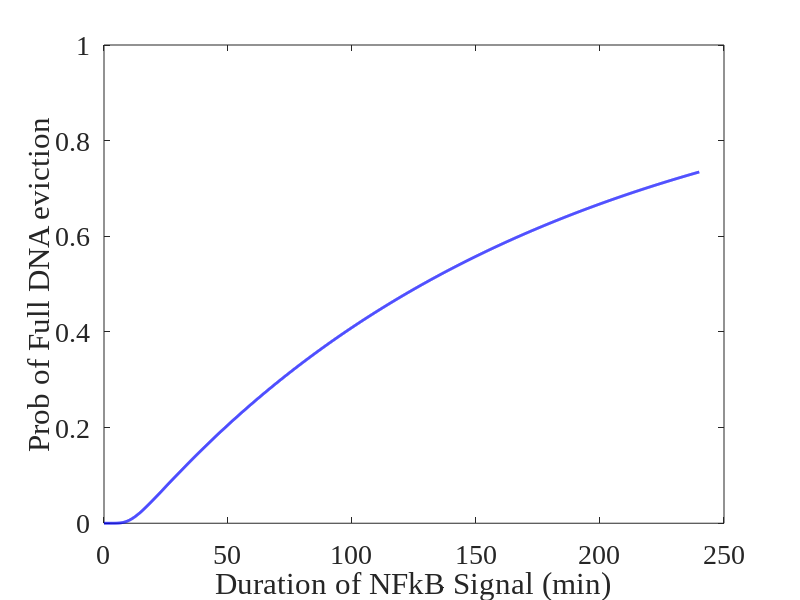

The MATLAB source for this figure:
clear
load('parameter_nfkb_final.mat') %%%Load the fitted paramters 
cof=parameter(1); %%% Mean of the cooperativity constant 'h'
co=parameter(2);  %%% Mean of the ratio of the rewrapping rates to the unwrapping rates 'b_1/a_1'
BF=parameter(3);  %%% Mean of the time fraction SDTF is unbound 'BF'.
r=parameter(4);   %%% Mean of the SDTF effect range
open=parameter(5); %%% Mean of the initial unwrapping rate 'a_1'


%%%Set the maximum SDTF binding rates
on_const=100;
off=on_const/(1/BF-1);  %%%Set the SDTF unbinding rate








%%% For each state, define the unwrapping and rewrapping rates considering
%%% cooperativity 
 for i=1:15
    DNAopen(i)=open*(cof)^(i-1);
    DNAclose(i)=co*open*(cof)^(-i+1);
end

DNAclose(end-1)=0;
DNAclose(end)=0;




 Time=0:0.1:240; %%%Duration of the NFkB singal
 Prob=zeros(numel(Time),1);  %%%Full eviction probability
 Aver_Prob=zeros(numel(Time),1);  %%%Average of the Full eviction probability with each binding site
    
for i=1:15
    bs=i; %%% Obtain the full eviction probability for each binding site i
 


%%%Define the transition probability matrix under the non-osillcatory signal (See SI Eq 2)
Q1=zeros(15,15);
Q2=zeros(15,15);
for i=1:14
    Q1(i,i+1)=DNAopen(i);    
    Q1(i+1,i)=DNAclose(i);
end


for i=1:14
    Q2(i,i+1)=DNAopen(i);
    Q2(i+1,i)=(1-exp(-((bs-i-1)^2)*r))*DNAclose(i);     
end




Q4=zeros(15,15);
for i=1:15  
    Q4(i,i)=off;
end



Q3=zeros(15,15);
for i=1:15
Q3(i,i)=on_const;
end
Qc=[Q1,Q3;Q4,Q2];
 for i=1:30
   Qc(i,i)=-sum(Qc(i,:));
 end

 
%%%initial probability 
mu=zeros(1,30);
mu(1)=1;
 
 
    
 for k=1:numel(Time)
    
    T=Time(k);
    %%%Probability distribution at time T   
    Pc=mu*expm(Qc*T);
    
    %%%% compute the full DNA eviction probability at time T       
    Prob(k)=Pc(15)+Pc(30);    
 end
 
 Aver_Prob=Aver_Prob+Prob/15;
 
end
 plot(Time,Aver_Prob,'b','linewidth',2)
 ylim([0,1])
 set(gca,'fontsize',20,'fontname','Times New Roman')
 ylabel('Prob of Full DNA eviction')
 xlabel('Duration of NFkB Signal (min)')
